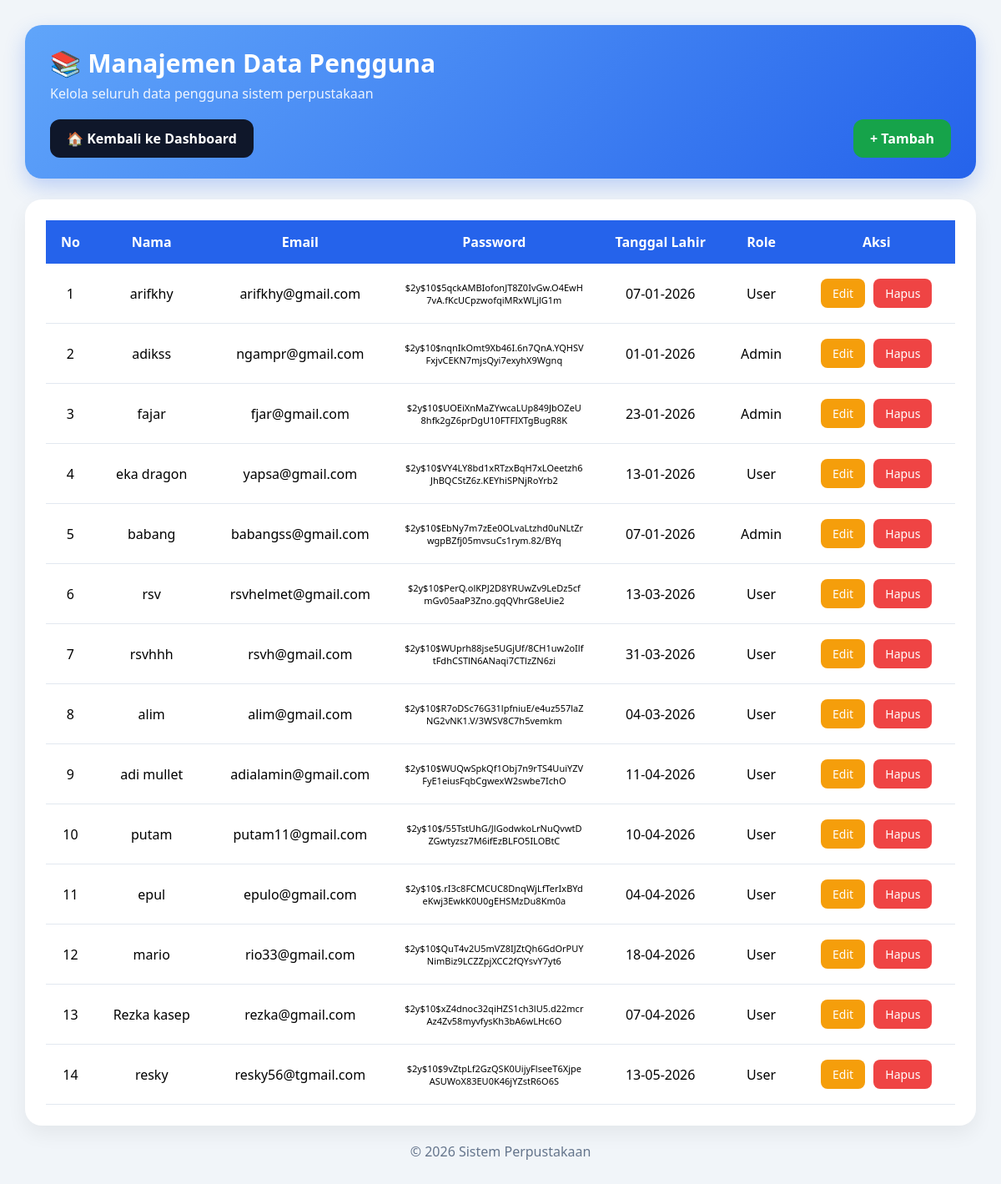
The page /pinjam_buku/views/v_data_user.php (signed in) on the database its author committed.
### tables this page shows
CREATE TABLE `pengguna` (
  `id_pengguna` int(11) NOT NULL,
  `nama_pengguna` varchar(100) NOT NULL,
  `jenis_kelamin` enum('laki-laki','perempuan') NOT NULL,
  `alamat` varchar(150) NOT NULL,
  `role` enum('admin','user') NOT NULL,
  `password` varchar(250) NOT NULL,
  `email` varchar(150) NOT NULL,
  `tanggal_lahir_pengguna` date DEFAULT NULL
);

### pinjam_buku/models/m_koneksi.php (called while the page is built, shortened)
<?php
class m_koneksi {
    public function __construct() {
        $host = "localhost";
        $user = "root";
        $pass = "";
        $db   = "pinjam_buku";
        $this->koneksi = mysqli_connect($host, $user, $pass, $db);
    }
}

### pinjam_buku/models/m_pengguna.php (called while the page is built, shortened)
<?php
require_once "m_koneksi.php";
class m_pengguna {
    private $koneksi;
    public function __construct() {
        $db = new m_koneksi();
        $this->koneksi = $db->koneksi;
    }
    public function tampil_data() {
        $sql = "SELECT * FROM pengguna";
        $query = mysqli_query($this->koneksi, $sql);
        $data = [];
        while ($row = mysqli_fetch_object($query)) {
            $data[] = $row;
        }
        return $data;
    }
}
?>

### pinjam_buku/views/v_data_user.php (the view, shortened to what this page needs)
<?php
require_once "../models/m_pengguna.php";
$pengguna = new m_pengguna();
$data_pengguna = $pengguna->tampil_data();
?>
<!DOCTYPE html>
<html lang="id">
<head>
<link rel="stylesheet" href="/pinjam_buku/asset/data_user.css">
</head>
<body>
    <div class="container">
        <div class="top-bar">
            <h2>📚 Manajemen Data Pengguna</h2>
            <p>Kelola seluruh data pengguna sistem perpustakaan</p>
            <div class="menu">
                <div class="btn-group">
                    <a href="v_dasbord_admin.php" class="btn dashboard">🏠 Kembali ke Dashboard</a>
                </div>
                <div class="btn-group">
                    <a href="../controllers/c_pengguna.php?aksi=tambah" class="btn tambah">+ Tambah</a>
                </div>
            </div>
        </div>
        <div class="table-box">
            <table>
                <thead>
                    <tr>
                        <th>No</th>
                        <th>Nama</th>
                        <th>Email</th>
                        <th>Password</th>
                        <th>Tanggal Lahir</th>
                        <th>Role</th>
                        <th>Aksi</th>
                    </tr>
                </thead>
                <tbody>
                    <?php if (!empty($data_pengguna)) : ?>
                        <?php $no = 1; ?>
                        <?php foreach ($data_pengguna as $row) : ?>
                            <tr>
                                <td><?= $no++; ?></td>
                                <td><?= htmlspecialchars($row->nama_pengguna); ?></td>
                                <td><?= htmlspecialchars($row->email); ?></td>
                                <td style="font-size:11px; max-width:220px; word-break:break-all;">
                                    <?= htmlspecialchars($row->password); ?>
                                </td>
                                <td>
                                    <?= !empty($row->tanggal_lahir_pengguna)
                                        ? date('d-m-Y', strtotime($row->tanggal_lahir_pengguna))
                                        : '-'; ?>
                                </td>
                                <td><?= ucfirst($row->role); ?></td>
                                <td class="aksi">
                                    <a href="../controllers/c_pengguna.php?aksi=edit&id=<?= $row->id_pengguna; ?>" class="edit">Edit</a>
                                    <a href="../controllers/c_pengguna.php?aksi=hapus&id=<?= $row->id_pengguna; ?>"
                                        class="hapus"
                                        onclick="return confirm('Yakin ingin menghapus pengguna ini?');">
                                        Hapus
                                    </a>
                                </td>
                            </tr>
                        <?php endforeach; ?>
                    <?php else : ?>
                        <tr>
                            <td colspan="7">Data pengguna belum ada</td>
                        </tr>
                    <?php endif; ?>
                </tbody>
            </table>
        </div>
        <div class="footer">
            © <?= date('Y'); ?> Sistem Perpustakaan
        </div>
    </div>
</body>
</html>

### pinjam_buku/asset/data_user.css (style rules this page uses)
* { margin: 0; padding: 0; box-sizing: border-box; font-family: 'Segoe UI', sans-serif; }
body { background: #f1f5f9; padding: 30px; }
.container { max-width: 1400px; margin: auto; }
.top-bar { background: linear-gradient(135deg, #60a5fa, #2563eb); color: white; padding: 25px 30px; border-radius: 20px; margin-bottom: 25px; box-shadow: 0 10px 25px rgba(37, 99, 235, 0.25); }
.top-bar h2 { font-size: 30px; margin-bottom: 5px; }
.top-bar p { opacity: 0.9; }
.menu { display: flex; justify-content: space-between; flex-wrap: wrap; gap: 15px; margin-top: 20px; }
.btn-group { display: flex; gap: 10px; flex-wrap: wrap; }
.btn { padding: 12px 20px; text-decoration: none; border-radius: 12px; color: white; font-weight: bold; transition: .3s; display: inline-block; }
.dashboard { background: #0f172a; }
.tambah { background: #16a34a; }
.table-box { background: white; padding: 25px; border-radius: 20px; box-shadow: 0 10px 25px rgba(0, 0, 0, 0.06); overflow-x: auto; }
table { width: 100%; border-collapse: collapse; }
thead { background: #2563eb; color: white; }
th, td { padding: 15px; text-align: center; }
tbody tr { border-bottom: 1px solid #e2e8f0; transition: .3s; }
.aksi a { padding: 8px 14px; border-radius: 8px; text-decoration: none; color: white; font-size: 14px; margin: 3px; display: inline-block; }
.edit { background: #f59e0b; }
.hapus { background: #ef4444; }
.footer { margin-top: 20px; text-align: center; color: #64748b; }

### rows shown on the page
pengguna: nama_pengguna "arifkhy", email "arifkhy@gmail.com", password "$2y$10$5qckAMBIofonJT8Z0IvGw.O4EwH7vA.fKcUCpzwofqiMRxWLjlG1m", tanggal_lahir_pengguna "07-01-2026", role "User"
pengguna: nama_pengguna "adikss", email "ngampr@gmail.com", password "$2y$10$nqnIkOmt9Xb46I.6n7QnA.YQHSVFxjvCEKN7mjsQyi7exyhX9Wgnq", tanggal_lahir_pengguna "01-01-2026", role "Admin"
pengguna: nama_pengguna "fajar", email "fjar@gmail.com", password "$2y$10$UOEiXnMaZYwcaLUp849JbOZeU8hfk2gZ6prDgU10FTFIXTgBugR8K", tanggal_lahir_pengguna "23-01-2026", role "Admin"
pengguna: nama_pengguna "eka dragon", email "yapsa@gmail.com", password "$2y$10$VY4LY8bd1xRTzxBqH7xLOeetzh6JhBQCStZ6z.KEYhiSPNjRoYrb2", tanggal_lahir_pengguna "13-01-2026", role "User"
pengguna: nama_pengguna "babang", email "babangss@gmail.com", password "$2y$10$EbNy7m7zEe0OLvaLtzhd0uNLtZrwgpBZfj05mvsuCs1rym.82/BYq", tanggal_lahir_pengguna "07-01-2026", role "Admin"
pengguna: nama_pengguna "rsv", email "rsvhelmet@gmail.com", password "$2y$10$PerQ.olKPJ2D8YRUwZv9LeDz5cfmGv05aaP3Zno.gqQVhrG8eUie2", tanggal_lahir_pengguna "13-03-2026", role "User"
pengguna: nama_pengguna "rsvhhh", email "rsvh@gmail.com", password "$2y$10$WUprh88jse5UGjUf/8CH1uw2oIlftFdhCSTlN6ANaqi7CTlzZN6zi", tanggal_lahir_pengguna "31-03-2026", role "User"
pengguna: nama_pengguna "alim", email "alim@gmail.com", password "$2y$10$R7oDSc76G31lpfniuE/e4uz557laZNG2vNK1.V/3WSV8C7h5vemkm", tanggal_lahir_pengguna "04-03-2026", role "User"
pengguna: nama_pengguna "adi mullet", email "adialamin@gmail.com", password "$2y$10$WUQwSpkQf1Obj7n9rTS4UuiYZVFyE1eiusFqbCgwexW2swbe7IchO", tanggal_lahir_pengguna "11-04-2026", role "User"
pengguna: nama_pengguna "putam", email "putam11@gmail.com", password "$2y$10$/55TstUhG/JlGodwkoLrNuQvwtDZGwtyzsz7M6ifEzBLFO5ILOBtC", tanggal_lahir_pengguna "10-04-2026", role "User"
pengguna: nama_pengguna "epul", email "epulo@gmail.com", password "$2y$10$.rI3c8FCMCUC8DnqWjLfTerIxBYdeKwj3EwkK0U0gEHSMzDu8Km0a", tanggal_lahir_pengguna "04-04-2026", role "User"
pengguna: nama_pengguna "mario", email "rio33@gmail.com", password "$2y$10$QuT4v2U5mVZ8IJZtQh6GdOrPUYNimBiz9LCZZpjXCC2fQYsvY7yt6", tanggal_lahir_pengguna "18-04-2026", role "User"
pengguna: nama_pengguna "Rezka kasep", email "rezka@gmail.com", password "$2y$10$xZ4dnoc32qiHZS1ch3lU5.d22mcrAz4Zv58myvfysKh3bA6wLHc6O", tanggal_lahir_pengguna "07-04-2026", role "User"
pengguna: nama_pengguna "resky", email "resky56@tgmail.com", password "$2y$10$9vZtpLf2GzQSK0UijyFlseeT6XjpeASUWoX83EU0K46jYZstR6O6S", tanggal_lahir_pengguna "13-05-2026", role "User"
